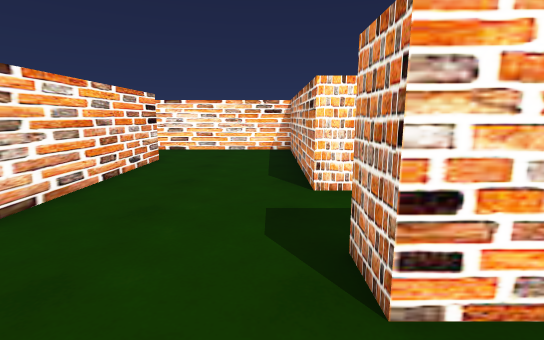
[1] (above)

16 first-person views from a walk through a 3-D level made in the Unity game engine. The camera is 1.3 m above the floor, tilts 10° down and sees 85° across. The floor is counted in squares, 1 m on a side. Each view is taken from the middle of a square. On the plan, view 1 faces up. The plan holds only what a view shows up to about 14 squares ahead; the rest is blank. The place goes on beyond the plan. The player character is not drawn.

[2]
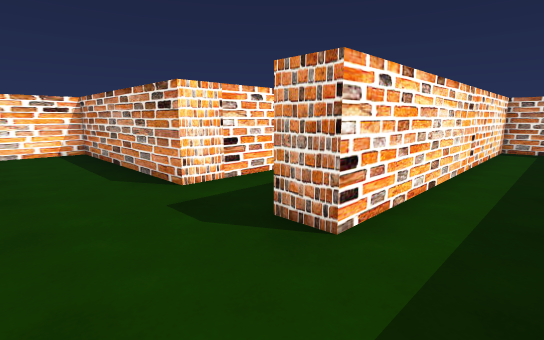

[3]
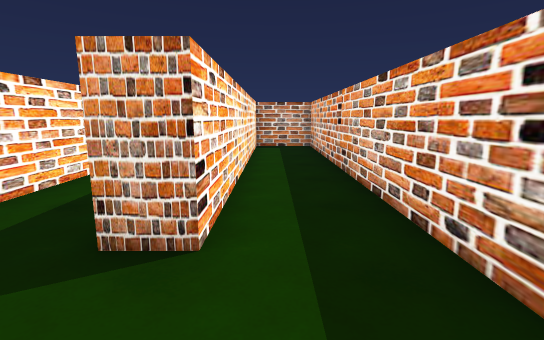

[4]
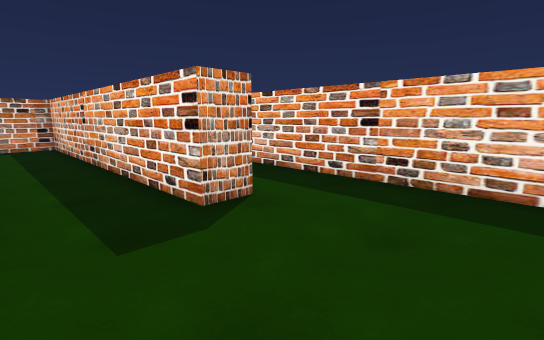

[5]
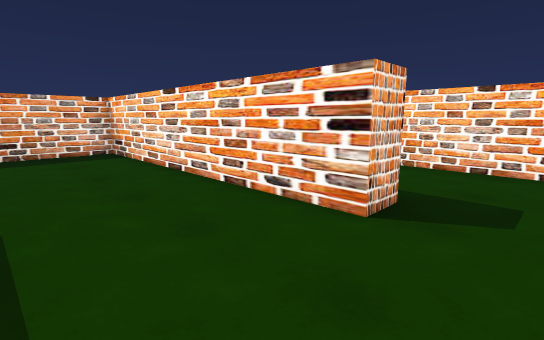

[6]
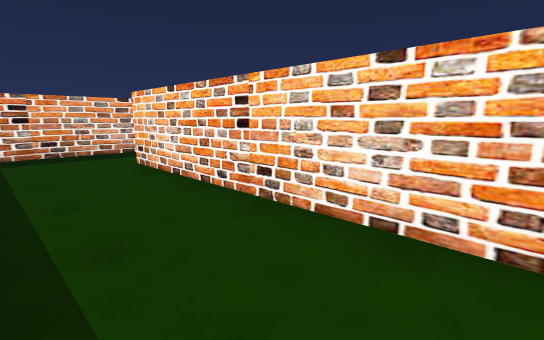

[7]
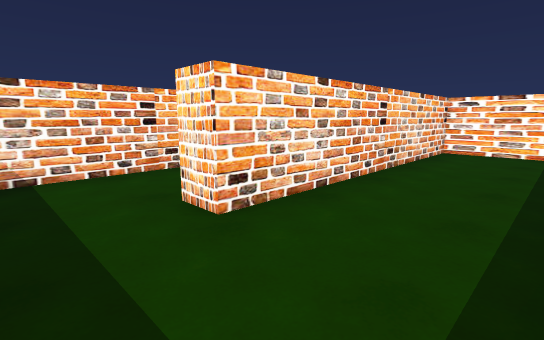

[8]
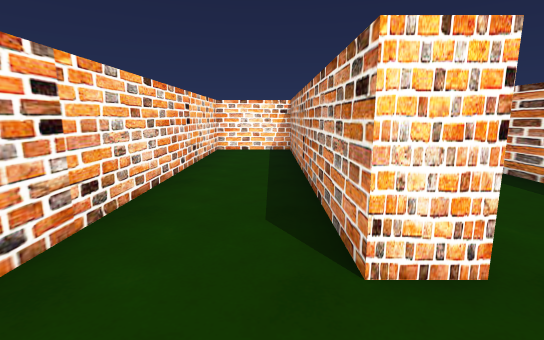

[9]
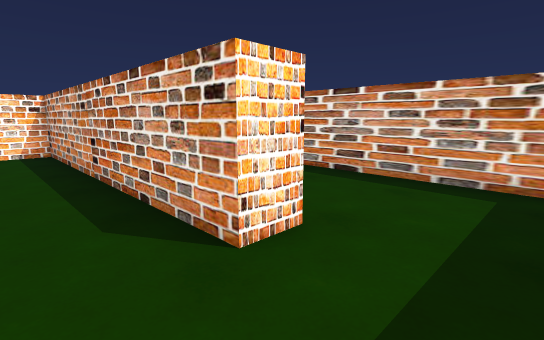

[10]
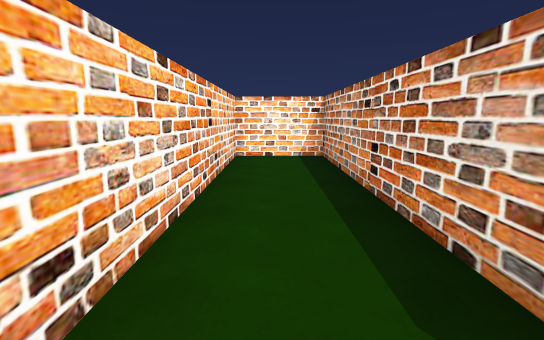

[11]
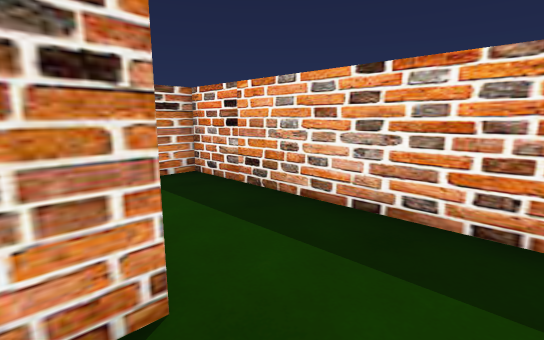

[12]
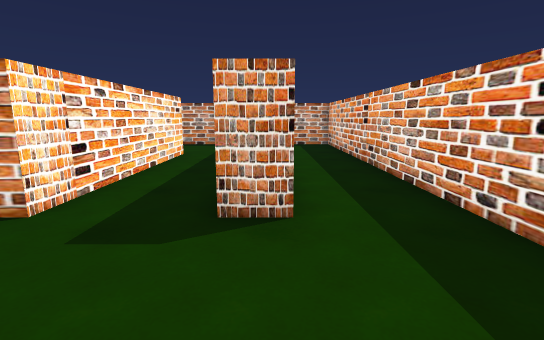

[13]
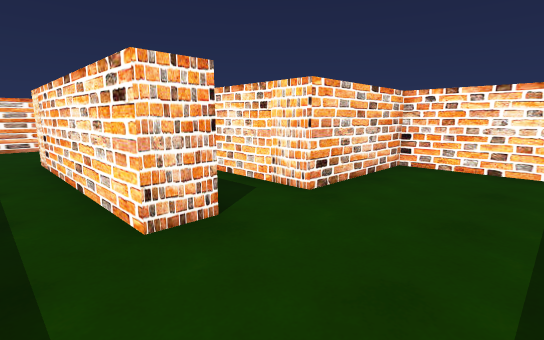

[14]
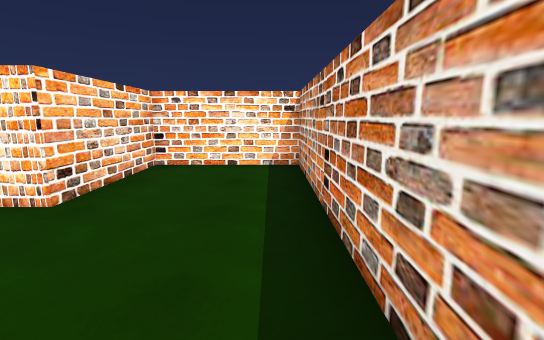

[15]
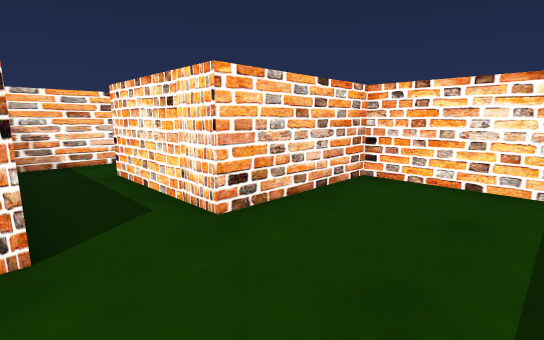

[16]
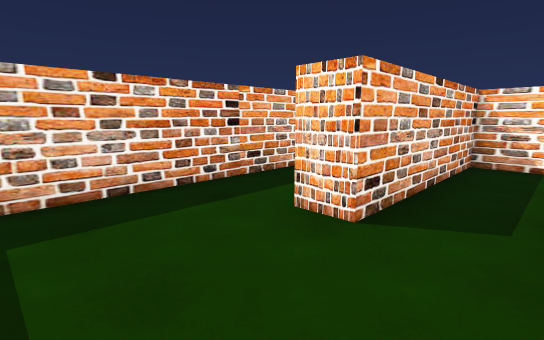

### Floor plan
Ten units are one square. View 1 is at (0, 0); x grows to the right and y downward. Boxes are objects, and circles mark ways between rooms. Rooms are numbered by the first view taken in them; rooms with no view inside come last. Other rooms are left out.
<svg viewBox="-127 -127 250 140">
<path fill="none" stroke="#000" d="M78 -52 8 -52 8 -122 -44 -122M-46 -92 -35 -92 -35 8 118 8 118 -17 8 -17 8 -27 75 -27M-110 8 -45 8 -45 -70M-44 -122 -82 -122 -82 -22 -92 -22 -92 -122 -122 -122 -122 -1M75 -27 118 -27 118 -122 78 -122 78 -82 38 -82M18 -89 18 -62 78 -62 78 -52"/>
<circle cx="-40" cy="-105" r="3" fill="#2a7"/>
<circle cx="70" cy="-40" r="3" fill="#2a7"/>
<text x="10" y="-40">1</text>
<text x="-70" y="-50">2</text>
<text x="90" y="-70">3</text>
</svg>
Room 1 opens to room 2. Room 1 opens to room 3.

Where each view was taken, in squares from view 1:
view 1: 0 up, 0 right, facing up
view 2: 0 up, 2 left, facing up-right
view 3: 1 up, 2 left, facing right
view 4: 5 up, 3 left, facing down-right
view 5: 11 up, 0 right, facing down-left
view 6: 11 up, 5 left, facing down-left
view 7: 0 up, 5 left, facing up-left
view 8: 0 up, 10 left, facing up
view 9: 0 up, 11 left, facing up-right
view 10: 2 up, 11 left, facing up
view 11: 3 up, 11 left, facing down-right
view 12: 2 up, 3 left, facing right
view 13: 4 up, 11 right, facing up-left
view 14: 4 up, 11 right, facing up
view 15: 6 up, 11 right, facing up-left
view 16: 8 up, 11 right, facing down-left
